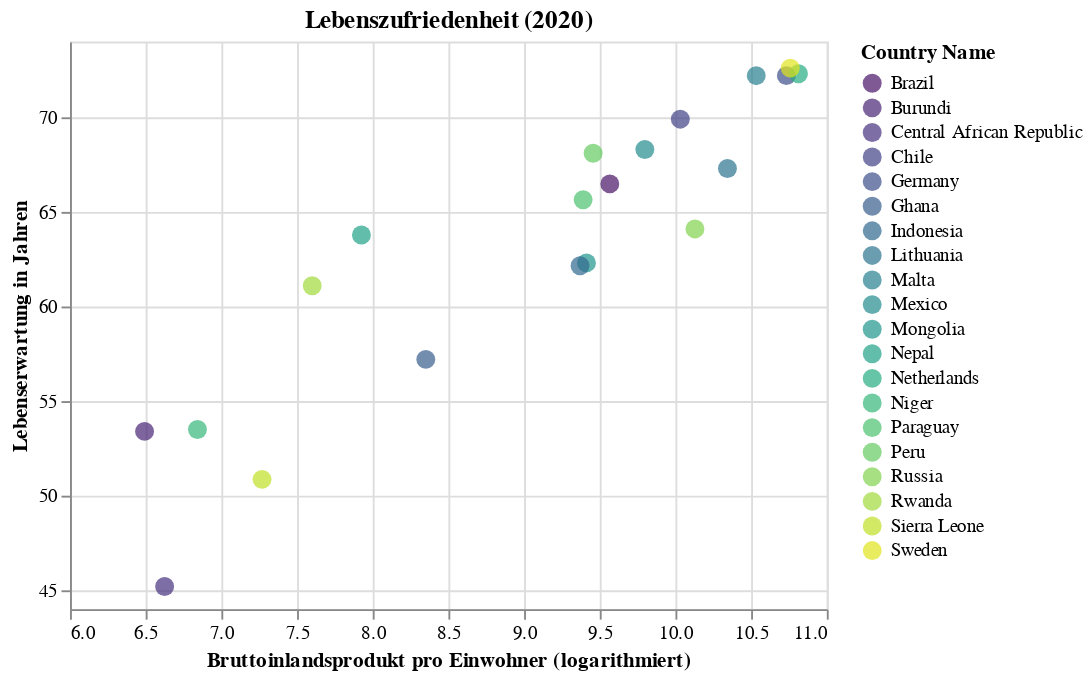

The notebook cell saved with this chart:
### Markdown cell above
Darstellung der Länder in einem Punktediagramm:

### Code cell
alt.Chart(df).mark_circle(size=100).encode(
    x=alt.X('logged_gdp_per_capita', title='Bruttoinlandsprodukt pro Einwohner (logarithmiert)', scale=alt.Scale(zero=False)),
    y=alt.Y('healthy_life_expectancy', title='Lebenserwartung in Jahren', scale=alt.Scale(zero=False)),
    color=alt.Color('country_name', legend=alt.Legend(title='Country Name'), scale=alt.Scale(scheme='viridis')),
    tooltip=['country_name']
).properties(
    title='Lebenszufriedenheit (2020)',
    width=400,
    height=300
)

### Figure 1 — Vega-Lite specification as saved in the notebook (floating-point values rounded to 4 significant figures)
{"config": {"view": {"continuousWidth": 400, "continuousHeight": 300}}, "data": {"name": "data-0a0d53e7a9bb83a247d9521b06b0680d"}, "mark": {"type": "circle", "size": 100}, "encoding": {"color": {"field": "country_name", "legend": {"title": "Country Name"}, "scale": {"scheme": "viridis"}, "type": "nominal"}, "tooltip": [{"field": "country_name", "type": "nominal"}], "x": {"field": "logged_gdp_per_capita", "scale": {"zero": false}, "title": "Bruttoinlandsprodukt pro Einwohner (logarithmiert)", "type": "quantitative"}, "y": {"field": "healthy_life_expectancy", "scale": {"zero": false}, "title": "Lebenserwartung in Jahren", "type": "quantitative"}}, "height": 300, "title": "Lebenszufriedenheit (2020)", "width": 400, "$schema": "https://vega.github.io/schema/vega-lite/v4.17.0.json", "datasets": {"data-0a0d53e7a9bb83a247d9521b06b0680d": [{"country_name": "Paraguay", "regional_indicator": "Latin America and Caribbean", "ladder_score": 5.692, "standard_error_of_ladder_score": 0.05196, "upperwhisker": 5.794, "lowerwhisker": 5.59, "logged_gdp_per_capita": 9.39, "social_support": 0.8987, "healthy_life_expectancy": 65.64, "freedom_to_make_life_choices": 0.8859, "generosity": 0.007998, "perceptions_of_corruption": 0.8348, "ladder_score_in_dystopia": 1.972, "explained_by_log_gdp_per_capita": 0.898, "explained_by_social_support": 1.368, "explained_by_healthy_life_expectancy": 0.7359, "explained_by_freedom_to_make_life_choices": 0.5865, "explained_by_generosity": 0.2043, "explained_by_perceptions_of_corruption": 0.06508, "dystopia_residual": 1.834}, {"country_name": "Rwanda", "regional_indicator": "Sub-Saharan Africa", "ladder_score": 3.312, "standard_error_of_ladder_score": 0.05243, "upperwhisker": 3.415, "lowerwhisker": 3.21, "logged_gdp_per_capita": 7.6, "social_support": 0.5408, "healthy_life_expectancy": 61.1, "freedom_to_make_life_choices": 0.9006, "generosity": 0.05548, "perceptions_of_corruption": 0.1835, "ladder_score_in_dystopia": 1.972, "explained_by_log_gdp_per_capita": 0.3432, "explained_by_social_support": 0.5229, "explained_by_healthy_life_expectancy": 0.5724, "explained_by_freedom_to_make_life_choices": 0.6041, "explained_by_generosity": 0.2357, "explained_by_perceptions_of_corruption": 0.4855, "dystopia_residual": 0.5484}, {"country_name": "Russia", "regional_indicator": "Commonwealth of Independent States", "ladder_score": 5.546, "standard_error_of_ladder_score": 0.03961, "upperwhisker": 5.624, "lowerwhisker": 5.468, "logged_gdp_per_capita": 10.13, "social_support": 0.9032, "healthy_life_expectancy": 64.1, "freedom_to_make_life_choices": 0.7299, "generosity": -0.1512, "perceptions_of_corruption": 0.8648, "ladder_score_in_dystopia": 1.972, "explained_by_log_gdp_per_capita": 1.127, "explained_by_social_support": 1.379, "explained_by_healthy_life_expectancy": 0.6804, "explained_by_freedom_to_make_life_choices": 0.3995, "explained_by_generosity": 0.09904, "explained_by_perceptions_of_corruption": 0.0457, "dystopia_residual": 1.816}, {"country_name": "Mongolia", "regional_indicator": "East Asia", "ladder_score": 5.456, "standard_error_of_ladder_score": 0.04031, "upperwhisker": 5.535, "lowerwhisker": 5.377, "logged_gdp_per_capita": 9.412, "social_support": 0.9371, "healthy_life_expectancy": 62.3, "freedom_to_make_life_choices": 0.6934, "generosity": 0.09809, "perceptions_of_corruption": 0.8635, "ladder_score_in_dystopia": 1.972, "explained_by_log_gdp_per_capita": 0.9049, "explained_by_social_support": 1.459, "explained_by_healthy_life_expectancy": 0.6158, "explained_by_freedom_to_make_life_choices": 0.3557, "explained_by_generosity": 0.2639, "explained_by_perceptions_of_corruption": 0.04653, "dystopia_residual": 1.811}, {"country_name": "Mexico", "regional_indicator": "Latin America and Caribbean", "ladder_score": 6.465, "standard_error_of_ladder_score": 0.04812, "upperwhisker": 6.559, "lowerwhisker": 6.371, "logged_gdp_per_capita": 9.798, "social_support": 0.8387, "healthy_life_expectancy": 68.3, "freedom_to_make_life_choices": 0.8587, "generosity": -0.1753, "perceptions_of_corruption": 0.8068, "ladder_score_in_dystopia": 1.972, "explained_by_log_gdp_per_capita": 1.024, "explained_by_social_support": 1.226, "explained_by_healthy_life_expectancy": 0.8316, "explained_by_freedom_to_make_life_choices": 0.5539, "explained_by_generosity": 0.08309, "explained_by_perceptions_of_corruption": 0.08313, "dystopia_residual": 2.663}, {"country_name": "Indonesia", "regional_indicator": "Southeast Asia", "ladder_score": 5.286, "standard_error_of_ladder_score": 0.04769, "upperwhisker": 5.379, "lowerwhisker": 5.192, "logged_gdp_per_capita": 9.37, "social_support": 0.8084, "healthy_life_expectancy": 62.16, "freedom_to_make_life_choices": 0.8706, "generosity": 0.5196, "perceptions_of_corruption": 0.8763, "ladder_score_in_dystopia": 1.972, "explained_by_log_gdp_per_capita": 0.8917, "explained_by_social_support": 1.155, "explained_by_healthy_life_expectancy": 0.6104, "explained_by_freedom_to_make_life_choices": 0.5682, "explained_by_generosity": 0.5426, "explained_by_perceptions_of_corruption": 0.03828, "dystopia_residual": 1.48}, {"country_name": "Chile", "regional_indicator": "Latin America and Caribbean", "ladder_score": 6.228, "standard_error_of_ladder_score": 0.04572, "upperwhisker": 6.318, "lowerwhisker": 6.139, "logged_gdp_per_capita": 10.03, "social_support": 0.8797, "healthy_life_expectancy": 69.9, "freedom_to_make_life_choices": 0.7449, "generosity": -0.06567, "perceptions_of_corruption": 0.8382, "ladder_score_in_dystopia": 1.972, "explained_by_log_gdp_per_capita": 1.097, "explained_by_social_support": 1.323, "explained_by_healthy_life_expectancy": 0.8893, "explained_by_freedom_to_make_life_choices": 0.4175, "explained_by_generosity": 0.1556, "explained_by_perceptions_of_corruption": 0.06285, "dystopia_residual": 2.283}, {"country_name": "Nepal", "regional_indicator": "South Asia", "ladder_score": 5.137, "standard_error_of_ladder_score": 0.05769, "upperwhisker": 5.25, "lowerwhisker": 5.024, "logged_gdp_per_capita": 7.925, "social_support": 0.7855, "healthy_life_expectancy": 63.78, "freedom_to_make_life_choices": 0.7976, "generosity": 0.1542, "perceptions_of_corruption": 0.7381, "ladder_score_in_dystopia": 1.972, "explained_by_log_gdp_per_capita": 0.4441, "explained_by_social_support": 1.101, "explained_by_healthy_life_expectancy": 0.6689, "explained_by_freedom_to_make_life_choices": 0.4806, "explained_by_generosity": 0.301, "explained_by_perceptions_of_corruption": 0.1275, "dystopia_residual": 2.014}, {"country_name": "Lithuania", "regional_indicator": "Central and Eastern Europe", "ladder_score": 6.215, "standard_error_of_ladder_score": 0.04419, "upperwhisker": 6.302, "lowerwhisker": 6.129, "logged_gdp_per_capita": 10.34, "social_support": 0.9261, "healthy_life_expectancy": 67.29, "freedom_to_make_life_choices": 0.7474, "generosity": -0.2197, "perceptions_of_corruption": 0.8096, "ladder_score_in_dystopia": 1.972, "explained_by_log_gdp_per_capita": 1.194, "explained_by_social_support": 1.433, "explained_by_healthy_life_expectancy": 0.7954, "explained_by_freedom_to_make_life_choices": 0.4205, "explained_by_generosity": 0.05369, "explained_by_perceptions_of_corruption": 0.08135, "dystopia_residual": 2.238}, {"country_name": "Central African Republic", "regional_indicator": "Sub-Saharan Africa", "ladder_score": 3.476, "standard_error_of_ladder_score": 0.1152, "upperwhisker": 3.702, "lowerwhisker": 3.25, "logged_gdp_per_capita": 6.625, "social_support": 0.3195, "healthy_life_expectancy": 45.2, "freedom_to_make_life_choices": 0.6409, "generosity": 0.08241, "perceptions_of_corruption": 0.8918, "ladder_score_in_dystopia": 1.972, "explained_by_log_gdp_per_capita": 0.04107, "explained_by_social_support": 0.0, "explained_by_healthy_life_expectancy": 0.0, "explained_by_freedom_to_make_life_choices": 0.2928, "explained_by_generosity": 0.2535, "explained_by_perceptions_of_corruption": 0.02826, "dystopia_residual": 2.86}, {"country_name": "Sierra Leone", "regional_indicator": "Sub-Saharan Africa", "ladder_score": 3.926, "standard_error_of_ladder_score": 0.06115, "upperwhisker": 4.046, "lowerwhisker": 3.807, "logged_gdp_per_capita": 7.269, "social_support": 0.6361, "healthy_life_expectancy": 50.87, "freedom_to_make_life_choices": 0.7153, "generosity": 0.08866, "perceptions_of_corruption": 0.8613, "ladder_score_in_dystopia": 1.972, "explained_by_log_gdp_per_capita": 0.2406, "explained_by_social_support": 0.748, "explained_by_healthy_life_expectancy": 0.204, "explained_by_freedom_to_make_life_choices": 0.382, "explained_by_generosity": 0.2576, "explained_by_perceptions_of_corruption": 0.04794, "dystopia_residual": 2.046}, {"country_name": "Germany", "regional_indicator": "Western Europe", "ladder_score": 7.076, "standard_error_of_ladder_score": 0.03561, "upperwhisker": 7.146, "lowerwhisker": 7.006, "logged_gdp_per_capita": 10.73, "social_support": 0.8989, "healthy_life_expectancy": 72.2, "freedom_to_make_life_choices": 0.8674, "generosity": 0.08018, "perceptions_of_corruption": 0.4564, "ladder_score_in_dystopia": 1.972, "explained_by_log_gdp_per_capita": 1.314, "explained_by_social_support": 1.369, "explained_by_healthy_life_expectancy": 0.9721, "explained_by_freedom_to_make_life_choices": 0.5643, "explained_by_generosity": 0.252, "explained_by_perceptions_of_corruption": 0.3094, "dystopia_residual": 2.295}, {"country_name": "Brazil", "regional_indicator": "Latin America and Caribbean", "ladder_score": 6.376, "standard_error_of_ladder_score": 0.04079, "upperwhisker": 6.456, "lowerwhisker": 6.296, "logged_gdp_per_capita": 9.566, "social_support": 0.8967, "healthy_life_expectancy": 66.48, "freedom_to_make_life_choices": 0.7998, "generosity": -0.1018, "perceptions_of_corruption": 0.7706, "ladder_score_in_dystopia": 1.972, "explained_by_log_gdp_per_capita": 0.9527, "explained_by_social_support": 1.363, "explained_by_healthy_life_expectancy": 0.7661, "explained_by_freedom_to_make_life_choices": 0.4833, "explained_by_generosity": 0.1317, "explained_by_perceptions_of_corruption": 0.1065, "dystopia_residual": 2.572}, {"country_name": "Ghana", "regional_indicator": "Sub-Saharan Africa", "ladder_score": 5.148, "standard_error_of_ladder_score": 0.05863, "upperwhisker": 5.263, "lowerwhisker": 5.033, "logged_gdp_per_capita": 8.351, "social_support": 0.7286, "healthy_life_expectancy": 57.2, "freedom_to_make_life_choices": 0.7948, "generosity": 0.09417, "perceptions_of_corruption": 0.848, "ladder_score_in_dystopia": 1.972, "explained_by_log_gdp_per_capita": 0.5759, "explained_by_social_support": 0.9664, "explained_by_healthy_life_expectancy": 0.4322, "explained_by_freedom_to_make_life_choices": 0.4773, "explained_by_generosity": 0.2613, "explained_by_perceptions_of_corruption": 0.05657, "dystopia_residual": 2.378}, {"country_name": "Malta", "regional_indicator": "Western Europe", "ladder_score": 6.773, "standard_error_of_ladder_score": 0.04296, "upperwhisker": 6.857, "lowerwhisker": 6.689, "logged_gdp_per_capita": 10.53, "social_support": 0.9304, "healthy_life_expectancy": 72.2, "freedom_to_make_life_choices": 0.9249, "generosity": 0.215, "perceptions_of_corruption": 0.6585, "ladder_score_in_dystopia": 1.972, "explained_by_log_gdp_per_capita": 1.253, "explained_by_social_support": 1.443, "explained_by_healthy_life_expectancy": 0.972, "explained_by_freedom_to_make_life_choices": 0.6332, "explained_by_generosity": 0.3412, "explained_by_perceptions_of_corruption": 0.1789, "dystopia_residual": 1.952}, {"country_name": "Niger", "regional_indicator": "Sub-Saharan Africa", "ladder_score": 4.91, "standard_error_of_ladder_score": 0.07721, "upperwhisker": 5.061, "lowerwhisker": 4.758, "logged_gdp_per_capita": 6.842, "social_support": 0.6174, "healthy_life_expectancy": 53.5, "freedom_to_make_life_choices": 0.7598, "generosity": 0.01386, "perceptions_of_corruption": 0.7225, "ladder_score_in_dystopia": 1.972, "explained_by_log_gdp_per_capita": 0.1083, "explained_by_social_support": 0.7038, "explained_by_healthy_life_expectancy": 0.2988, "explained_by_freedom_to_make_life_choices": 0.4353, "explained_by_generosity": 0.2082, "explained_by_perceptions_of_corruption": 0.1376, "dystopia_residual": 3.018}, {"country_name": "Burundi", "regional_indicator": "Sub-Saharan Africa", "ladder_score": 3.775, "standard_error_of_ladder_score": 0.1071, "upperwhisker": 3.985, "lowerwhisker": 3.565, "logged_gdp_per_capita": 6.493, "social_support": 0.4903, "healthy_life_expectancy": 53.4, "freedom_to_make_life_choices": 0.6264, "generosity": -0.01755, "perceptions_of_corruption": 0.6069, "ladder_score_in_dystopia": 1.972, "explained_by_log_gdp_per_capita": 0.0, "explained_by_social_support": 0.4036, "explained_by_healthy_life_expectancy": 0.2952, "explained_by_freedom_to_make_life_choices": 0.2754, "explained_by_generosity": 0.1874, "explained_by_perceptions_of_corruption": 0.2122, "dystopia_residual": 2.402}, {"country_name": "Peru", "regional_indicator": "Latin America and Caribbean", "ladder_score": 5.797, "standard_error_of_ladder_score": 0.06131, "upperwhisker": 5.917, "lowerwhisker": 5.677, "logged_gdp_per_capita": 9.456, "social_support": 0.8311, "healthy_life_expectancy": 68.1, "freedom_to_make_life_choices": 0.8248, "generosity": -0.1624, "perceptions_of_corruption": 0.8937, "ladder_score_in_dystopia": 1.972, "explained_by_log_gdp_per_capita": 0.9185, "explained_by_social_support": 1.208, "explained_by_healthy_life_expectancy": 0.8244, "explained_by_freedom_to_make_life_choices": 0.5132, "explained_by_generosity": 0.09161, "explained_by_perceptions_of_corruption": 0.02703, "dystopia_residual": 2.213}, {"country_name": "Netherlands", "regional_indicator": "Western Europe", "ladder_score": 7.449, "standard_error_of_ladder_score": 0.02779, "upperwhisker": 7.503, "lowerwhisker": 7.394, "logged_gdp_per_capita": 10.81, "social_support": 0.9391, "healthy_life_expectancy": 72.3, "freedom_to_make_life_choices": 0.9085, "generosity": 0.2076, "perceptions_of_corruption": 0.3647, "ladder_score_in_dystopia": 1.972, "explained_by_log_gdp_per_capita": 1.339, "explained_by_social_support": 1.464, "explained_by_healthy_life_expectancy": 0.9757, "explained_by_freedom_to_make_life_choices": 0.6136, "explained_by_generosity": 0.3363, "explained_by_perceptions_of_corruption": 0.3686, "dystopia_residual": 2.352}, {"country_name": "Sweden", "regional_indicator": "Western Europe", "ladder_score": 7.353, "standard_error_of_ladder_score": 0.03623, "upperwhisker": 7.425, "lowerwhisker": 7.282, "logged_gdp_per_capita": 10.76, "social_support": 0.9263, "healthy_life_expectancy": 72.6, "freedom_to_make_life_choices": 0.9391, "generosity": 0.1116, "perceptions_of_corruption": 0.2509, "ladder_score_in_dystopia": 1.972, "explained_by_log_gdp_per_capita": 1.322, "explained_by_social_support": 1.433, "explained_by_healthy_life_expectancy": 0.9865, "explained_by_freedom_to_make_life_choices": 0.6503, "explained_by_generosity": 0.2728, "explained_by_perceptions_of_corruption": 0.4421, "dystopia_residual": 2.246}]}}
